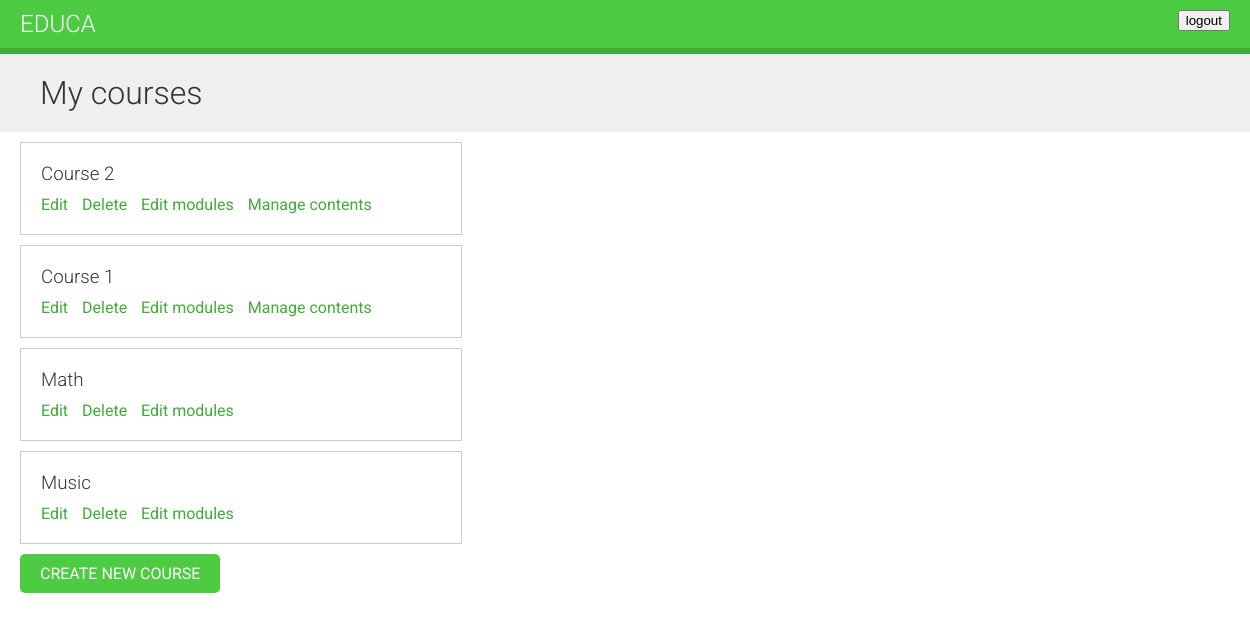
The app's page /course/mine/ (signed in), older data.
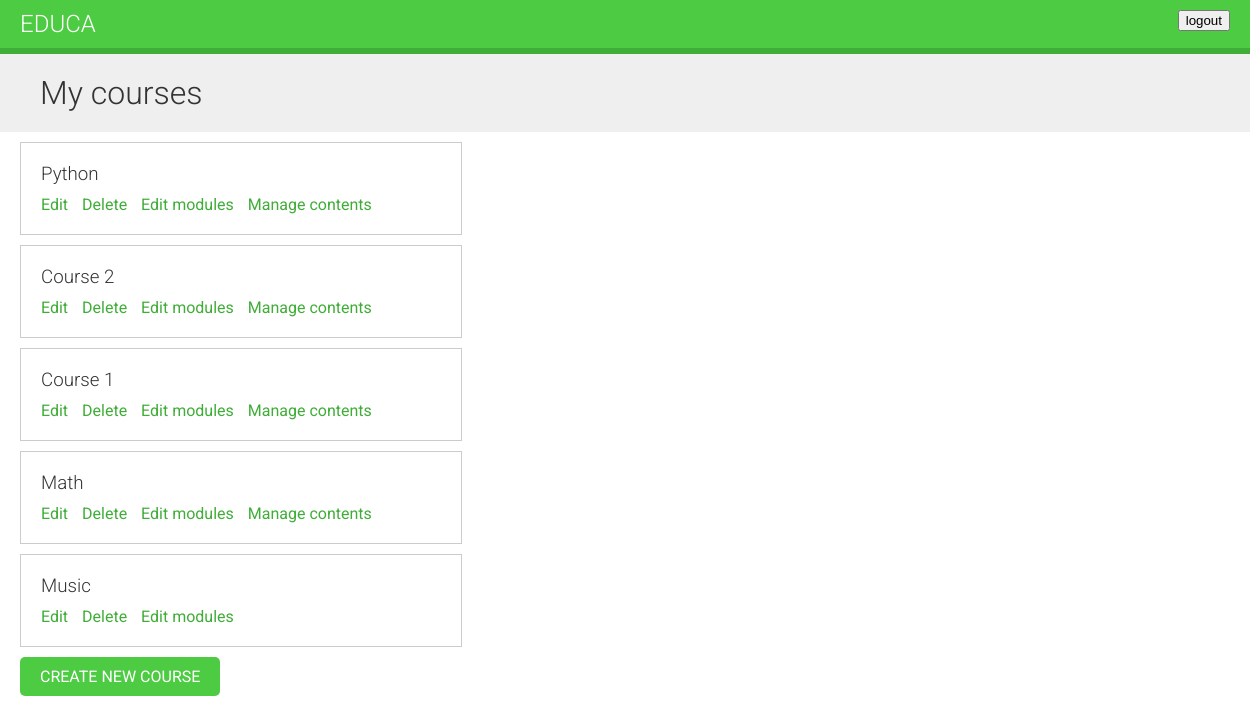
The same page, newer data.
### courses/models.py (models this page shows, shortened)
class Course(models.Model):
    owner = models.ForeignKey(User, related_name='courses_created', on_delete=models.CASCADE)
    subject = models.ForeignKey(Subject, related_name='courses', on_delete=models.CASCADE)
    title = models.CharField(max_length=200)
    slug = models.SlugField(max_length=200, unique=True)
    overview = models.TextField()
    created = models.DateTimeField(auto_now_add=True)
    class Meta:
        ordering = ['-created']

### courses/views.py (the view)
# urls.py: path('mine/', views.ManageCourseListView.as_view(), name='manage_course_list'),
class ManageCourseListView(OwnerCourseMixin, ListView):
    template_name = 'courses/manage/course/list.html'
    permission_required = 'courses.view_course'

### courses/views.py (called while the page is built)
    def get_queryset(self):
        qs = super().get_queryset()
        return qs.filter(owner=self.request.user)

### courses/templates/courses/manage/course/list.html (shortened to what this page needs)
{% extends "base.html" %}
{% block content %}
  <h1>My courses</h1>
  <div class="module">
    {% for course in object_list %}
      <div class="course-info">
        <h3>{{ course.title }}</h3>
        <p>
          <a href="{% url 'course_edit' course.id %}">Edit</a>
          <a href="{% url 'course_delete' course.id %}">Delete</a>
          <a href="{% url 'course_module_update' course.id %}">Edit modules</a>
          {% if course.modules.count > 0 %}
            <a href="{% url 'module_content_list' course.modules.first.id %}">
            Manage contents</a>
          {% endif %}
        </p>
      </div>
    {% empty %}
      <p>You haven't created any courses yet.</p>
    {% endfor %}
    <p>
      <a href="{% url 'course_create' %}" class="button">Create new course</a>
    </p>
  </div>
{% endblock %}

Row changes from the older to the newer data that the page shows:
added Course: title "Python", shows "Manage contents"
shown differently, row unchanged: Course "Math": now shows "Manage contents"
